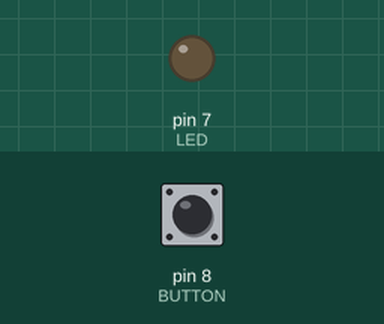
A sketch run on a simulated Arduino Uno, built with avr-gcc and run on an emulated ATmega328P. On the bench: output pins drawn as LEDs (lit = HIGH). Dashed ring = blinking. The test bench sets the inputs (shaded band); at power-on: pin 8 (BUTTON) LOW.

Above: at 1.2 s.
1.3 s: pin 8 (BUTTON) pulled HIGH for 1 s
At 1.47 s:
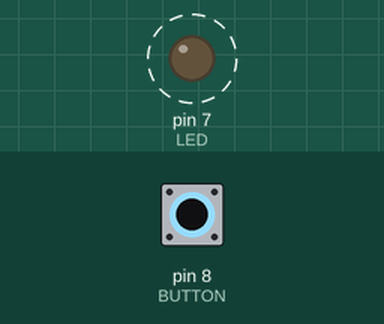
3.8 s: pin 8 (BUTTON) pulled HIGH for 0.15 s
At 4.3 s:
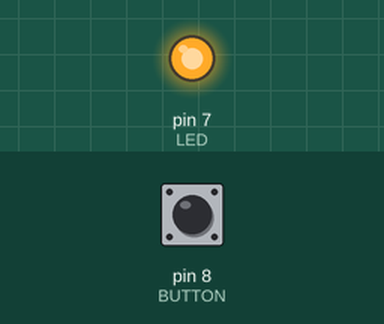
5.4 s: pin 8 (BUTTON) pulled HIGH for 3.2 s
At 9.9 s:
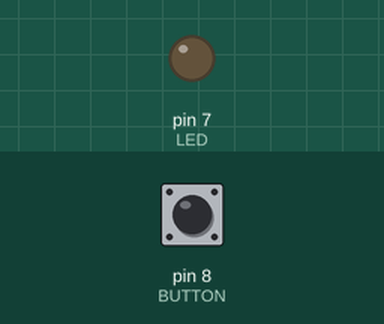
Timing chart, 0 to 11.4 s (numbered marks = the images above; inputs shaded):
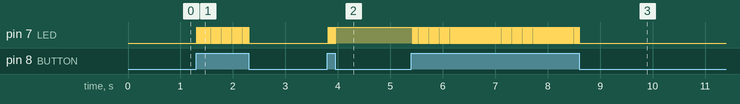

Measured:
- after the input at 1.3 s, pin 7 (LED): alternates HIGH for 0.01 s and LOW for 0.01 s, 100 changes in all, then stays LOW, starting at once
- after the input at 3.8 s, pin 7 (LED): alternates HIGH for 0.01 s and LOW for 0.01 s, 15 changes in all, then stays HIGH, starting at once
- after the input at 5.4 s, pin 7 (LED): alternates HIGH for 0.01 s and LOW for 0.01 s, 319 changes in all, then stays LOW, starting at once

The sketch:

DigitalIO.ino
```cpp
const int BUTTON = 8; // the number of the pushbutton pin
const int LED = 7; // the number of the LED pin
int buttonState = 0;
int state = 0;

void setup() {
  // put your setup code here, to run once:
  // initialize the LED pin as an output:
  pinMode(LED, OUTPUT);
  // initialize the pushbutton pin as an input:
  pinMode(BUTTON, INPUT);
}

void loop() {
  // put your main code here, to run repeatedly:
  buttonState = digitalRead(BUTTON);
  delay(10);
  if (buttonState == HIGH) {
    // turn LED on:
    state = 1 - state;
  }

  if (state == 1) {
    digitalWrite(LED, HIGH);
  } else {
    // turn LED off:
    digitalWrite(LED, LOW);
  }

}
```
